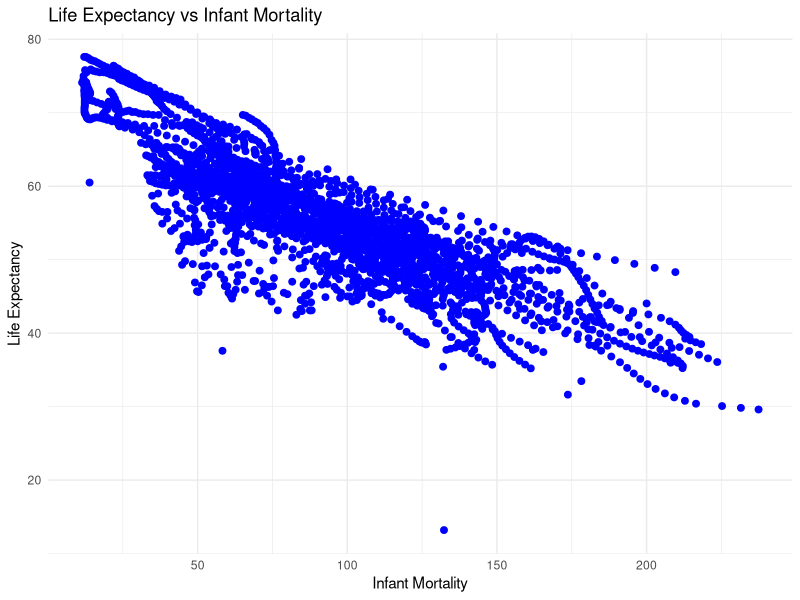
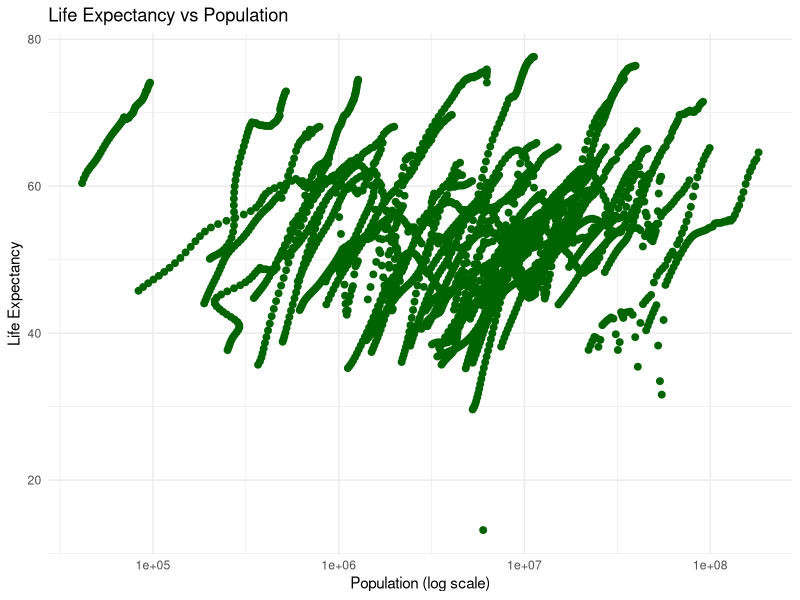
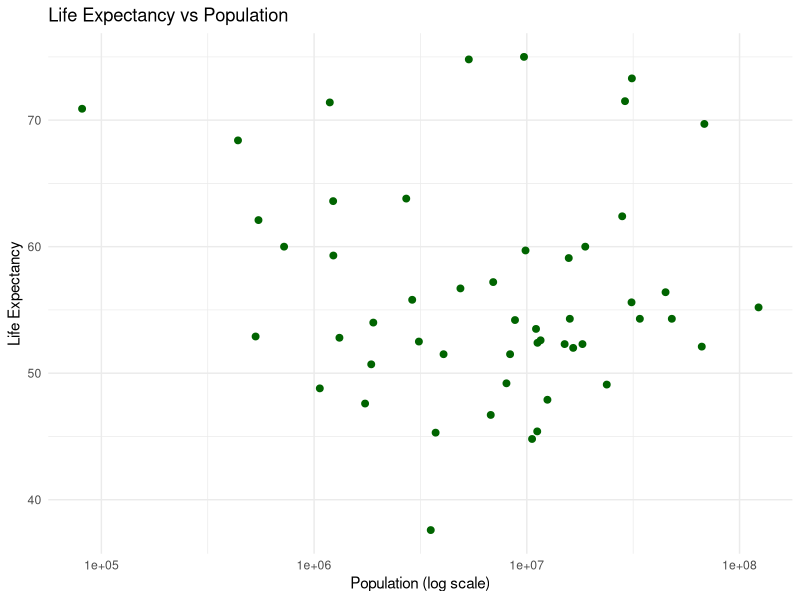
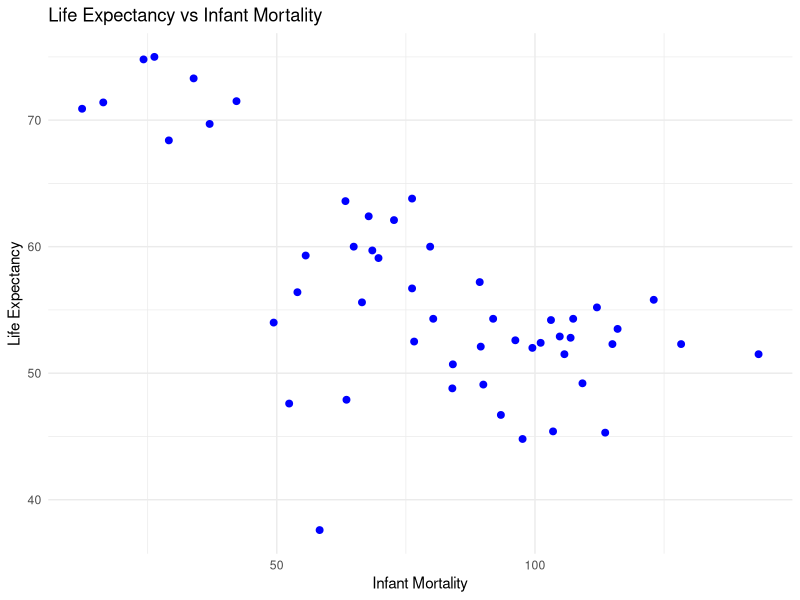

These figures' R source, in order:
## ---- chunk 1
install.packages("dslabs")
## ---- chunk 2
library("dslabs")
## ---- chunk 3
str(gapminder)
#Summary of data
summary(gapminder)
# determine the type of object gapminder is
class(gapminder)
## ---- chunk 4
install.packages("tidyverse")
## ---- chunk 5
library (dplyr)
## ---- chunk 6
africadata <- gapminder %>%
  filter(continent == "Africa")
## ---- chunk 7
# look at data
str(africadata)
#Summary of data
summary(africadata)
## ---- chunk 8
# Only infant_mortality and life_expectancy
Africa_infant_life <- africadata %>% select(infant_mortality, life_expectancy)
# Only population and life_expectancy
Africa_pop_life <- africadata %>% select(population, life_expectancy)
## ---- chunk 9
# look at data
str(Africa_infant_life)
str(Africa_pop_life)
## ---- chunk 10
#Summary of data
summary(Africa_infant_life)
## ---- chunk 11
#Summary of data
summary(Africa_pop_life)
## ---- chunk 12
library (ggplot2)
## ---- chunk 13
ggplot(Africa_infant_life, aes(x = infant_mortality, y = life_expectancy)) +
  geom_point(color = "blue", size = 2) +
  labs(
    x = "Infant Mortality",
    y = "Life Expectancy",
    title = "Life Expectancy vs Infant Mortality"
  ) +
  theme_minimal()
## ---- chunk 14
ggplot(Africa_pop_life, aes(x = population, y = life_expectancy)) +
  geom_point(color = "darkgreen", size = 2) +
  scale_x_log10() +  # log-scale for x-axis
  labs(
    x = "Population (log scale)",
    y = "Life Expectancy",
    title = "Life Expectancy vs Population"
  ) +
  theme_minimal()
## ---- chunk 15
Africainfant_missing_years <- africadata %>%
  filter(is.na(infant_mortality)) %>%  # keep rows with missing infant_mortality
  distinct(year) %>%                    # get unique years
  arrange(year)                         #sort the years

Africainfant_missing_years
## ---- chunk 16
africa_2000 <- africadata %>%
  filter(year == 2000)
## ---- chunk 17
str(africa_2000)
summary(africa_2000)
## ---- chunk 18
ggplot(africa_2000, aes(x = population, y = life_expectancy)) +
  geom_point(color = "darkgreen", size = 2) +
  scale_x_log10() +  # log-scale for x-axis
  labs(
    x = "Population (log scale)",
    y = "Life Expectancy",
    title = "Life Expectancy vs Population"
  ) +
  theme_minimal()
## ---- chunk 19
ggplot(africa_2000, aes(x = infant_mortality, y = life_expectancy)) +
  geom_point(color = "blue", size = 2) +
  labs(
    x = "Infant Mortality",
    y = "Life Expectancy",
    title = "Life Expectancy vs Infant Mortality"
  ) +
  theme_minimal()
## ---- chunk 20
# Fit a linear model: life_expectancy ~ infant_mortality
fit1 <- lm(life_expectancy ~ infant_mortality, data = africa_2000)

# Print a summary of the model
summary(fit1)
## ---- chunk 21
# Fit a linear model: life_expectancy ~ population
fit2 <- lm(life_expectancy ~ population, data = africa_2000)

# Print a summary of the model
summary(fit2)
